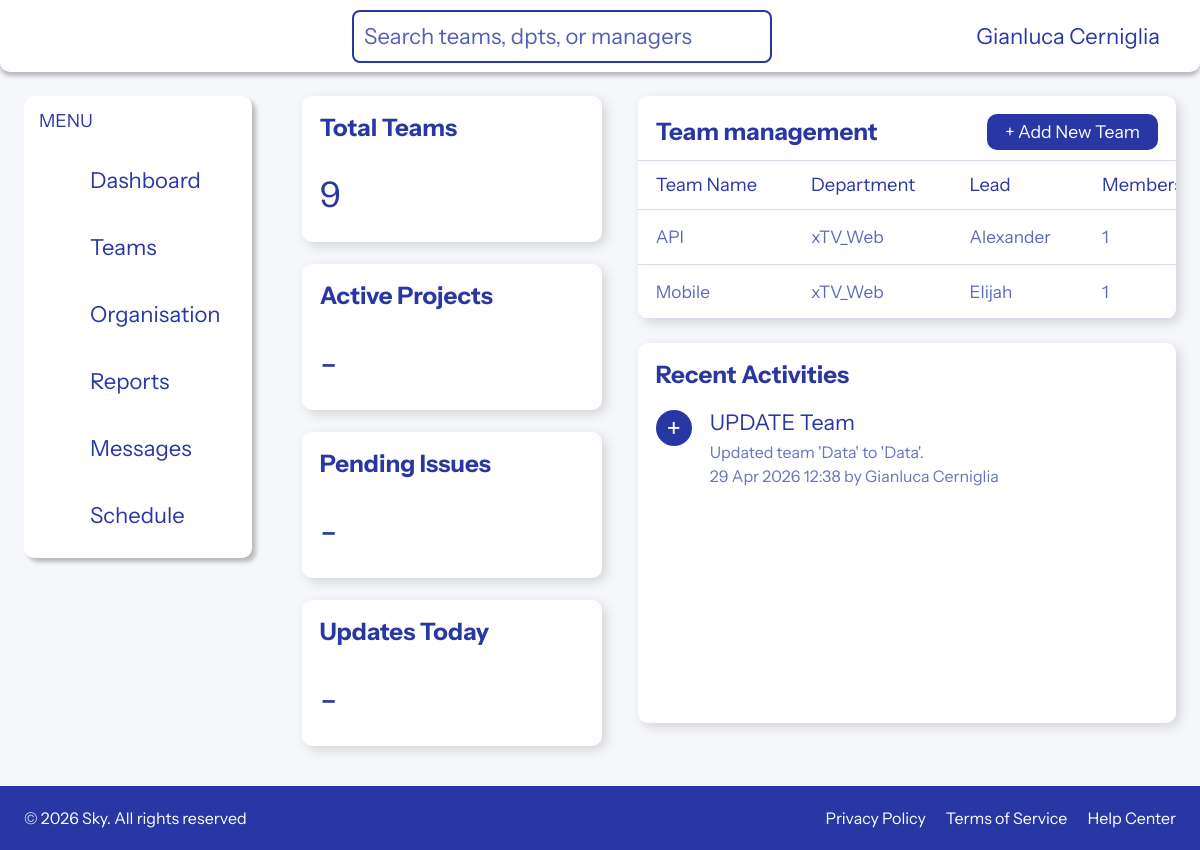
Screenshot of /dashboard/admin/ (signed in) with the database file from the repository.
### apps/teams/models.py (models this page shows, shortened)
class User(AbstractUser):
    team = models.ForeignKey(
        Team,
        on_delete=models.CASCADE,
        db_column="team_id",
        related_name="users",
        null=True,
        blank=True,
    )
    class Meta:
        db_table = "user"
    def __str__(self):
        full_name = self.get_full_name()
        return full_name or self.username

class Team(models.Model):
    team_id = models.AutoField(primary_key=True)
    team_name = models.TextField(blank=True, null=True)
    team_leader = models.ForeignKey(
        "User",
        on_delete=models.SET_NULL,
        null=True,
        blank=True,
        db_column="team_leader",
        related_name="led_teams",
    )
    department = models.ForeignKey(
        Department,
        on_delete=models.CASCADE,
        db_column="department_id",
        related_name="teams",
    )
    slack_channels = models.TextField(blank=True, null=True)
    daily_standup_time = models.TextField(blank=True, null=True)
    team_wiki = models.TextField(blank=True, null=True)
    development_focus_areas = models.TextField(blank=True, null=True)
    key_skills_technologies = models.TextField(blank=True, null=True)
    downstream_dependency = models.ForeignKey(
        "self",
        on_delete=models.SET_NULL,
        null=True,
        blank=True,
        related_name="upstream_teams",
    )
    class Meta:
        db_table = "team"
    def project_count(self):
        return self.projects.count()

class Department(models.Model):
    department_id = models.AutoField(primary_key=True)
    department_name = models.TextField(blank=True, null=True)
    department_head = models.ForeignKey(
        "User",
        on_delete=models.SET_NULL,
        null=True,
        blank=True,
        db_column="department_head",
        related_name="headed_departments",
    )
    class Meta:
        db_table = "department"

class AuditTrail(models.Model):
    audit_id = models.AutoField(primary_key=True)
    admin_user = models.ForeignKey(
        "User",
        on_delete=models.SET_NULL,
        null=True,
        blank=True,
        related_name="audit_entries",
    )
    action = models.CharField(max_length=50)
    model_name = models.CharField(max_length=100)
    object_id = models.CharField(max_length=50, blank=True, null=True)
    object_repr = models.CharField(max_length=255, blank=True, null=True)
    description = models.TextField()
    created_at = models.DateTimeField(auto_now_add=True)
    class Meta:
        db_table = "audit_trail"
        ordering = ["-created_at"]

### apps/users/views.py (the view, shortened to what this page needs)
# urls.py: path("dashboard/admin/", admin_dashboard, name="admin-dashboard"),
@user_passes_test(is_admin_user, login_url="/login/")
def admin_dashboard(request):
    teams = list(
        Team.objects.select_related("department", "team_leader")
        .prefetch_related("users")
        .order_by("-team_id")[:2]
    )
    total_teams = Team.objects.count()
    active_projects = Project.objects.count()
    pending_issues = Team.objects.filter(team_leader__isnull=True).count()
    today = timezone.localdate()
    updates_today = (
        TeamMessage.objects.filter(created_at__date=today).count()
        + TeamMeeting.objects.filter(created_at__date=today).count()
    )
    audit_entries = AuditTrail.objects.select_related("admin_user").order_by("-created_at")[:5]
    team_rows = [
        {
            "name": team.team_name or f"Team {team.team_id}",
            "department": (
                team.department.department_name
                if team.department and team.department.department_name
                else "Unassigned"
            ),
            "lead": (
                team.team_leader.first_name
                or team.team_leader.username
                if team.team_leader
                else "-"
            ),
            "members": team.users.count(),
            "status": "On-Track" if team.project_count() else "Needs Planning",
        }
        for team in teams
    ]
    recent_activities = _build_admin_activities(limit=4)
    if not recent_activities:
        recent_activities = [{"title": "-", "display_time": "-"}]
    metric_cards = [
        {"label": "Total Teams", "value": _metric_value(total_teams)},
        {"label": "Active Projects", "value": _metric_value(active_projects)},
        {"label": "Pending Issues", "value": _metric_value(pending_issues)},
        {"label": "Updates Today", "value": _metric_value(updates_today)},
    ]
    return render(
        request,
        "users/admin_dashboard.html",
        {
            "metric_cards": metric_cards,
            "team_rows": team_rows,
            "recent_activities": recent_activities[:3],
            "audit_entries": audit_entries,
        },
    )

### apps/users/views.py (called while the page is built)
def is_admin_user(user):
    return user.is_authenticated and user.is_staff

def _metric_value(value):
    return value if value else "-"

### apps/users/templates/users/admin_dashboard.html (shortened to what this page needs)
{% extends "base.html" %}
{% load static %}
{% block extra_css %}
<link rel="stylesheet" href="{% static 'pages/css/admin-dashboard.css' %}">
{% endblock %}
{% block content %}
<section class="dashboard-page dashboard-page--admin">
    <div class="dashboard-metrics">
        {% for card in metric_cards %}
            <article class="dashboard-metric-card">
                <h2>{{ card.label }}</h2>
                <p>{{ card.value }}</p>
            </article>
        {% endfor %}
    </div>
    <div class="dashboard-main-panels">
        <section class="dashboard-panel dashboard-panel--table">
            <div class="dashboard-panel-header">
                <h2>Team management</h2>
                {% if user.is_superuser %}
                    <a href="{% url 'team-create' %}" class="dashboard-action-button">+ Add New Team</a>
                {% else %}
                    <a href="/admin/" class="dashboard-action-button">Open Admin</a>
                {% endif %}
            </div>
            <div class="dashboard-table-wrap">
                <table class="dashboard-table">
                    <thead>
                        <tr>
                            <th>Team Name</th>
                            <th>Department</th>
                            <th>Lead</th>
                            <th>Members</th>
                        </tr>
                    </thead>
                    <tbody>
                        {% for row in team_rows %}
                            <tr>
                                <td>{{ row.name }}</td>
                                <td>{{ row.department }}</td>
                                <td>{{ row.lead }}</td>
                                <td>{{ row.members }}</td>
                            </tr>
                        {% endfor %}
                    </tbody>
                </table>
            </div>
        </section>
        <section class="dashboard-panel dashboard-panel--activity">
            <div class="dashboard-panel-header dashboard-panel-header--simple">
                <h2>Recent Activities</h2>
            </div>
            <div class="dashboard-activity-list">
                {% if audit_entries %}
                    {% for entry in audit_entries %}
                        <article class="dashboard-activity-item">
                            <div class="dashboard-activity-icon">+</div>
                            <div>
                                <h3>{{ entry.action }} {{ entry.model_name }}</h3>
                                <p>{{ entry.description }}</p>
                                <p>
                                    {{ entry.created_at|date:"d M Y H:i" }}
                                    {% if entry.admin_user %}
                                        by {{ entry.admin_user }}
                                    {% endif %}
                                </p>
                            </div>
                        </article>
                    {% endfor %}
                {% endif %}
            </div>
        </section>
    </div>
</section>
{% endblock %}

### templates/header.html (shortened to what this page needs)
<header class="site-header">
    <div class="top-bar">
        <div class="header-inner">
            <div class="header-row">
                <div class="logo-section">
                    {% load svg %}
                </div>
                {% if user.is_authenticated %}
                    <div class="search-bar">
                        <form action="{% url 'team-list' %}" method="get" class="search-bar-form">
                            <input id="search" name="q" type="text" placeholder="Search teams, dpts, or managers" class="search-input">
                                {% load svg %}
                        </form>
                    </div>
                    <div class="profile-section d-flex align-items-center">
                                {% load svg %}
                        <div class="user-section pe-3">
                            {% if user.first_name and user.last_name %}
                                <span class="user-label">{{ user.first_name }} {{ user.last_name }}</span>
                            {% else %}
                                <span class="user-label">{{ user.username }}</span>
                            {% endif %}
                        </div>
                                {% load svg %}
                    </div>
                {% endif %}
            </div>
        </div>
    </div>
</header>

### apps/pages/static/pages/css/admin-dashboard.css (style rules this page uses)
.dashboard-page { display: grid; grid-template-columns: 300px minmax(0, 1fr); gap: 36px; align-items: start; }
.dashboard-metrics { display: grid; gap: 22px; }
.dashboard-metric-card, .dashboard-panel { background: #ffffff; border-radius: 10px; box-shadow: 4px 4px 12px rgba(0, 0, 0, 0.14); }
.dashboard-metric-card { min-height: 146px; padding: 18px 18px 16px; }
.dashboard-metric-card h2, .dashboard-panel-header h2 { margin: 0; color: #2837A3; font-size: 1.5rem; font-weight: 700; }
.dashboard-metric-card p { margin: 26px 0 0; color: #2837A3; font-size: 2.2rem; font-weight: 400; }
.dashboard-main-panels { display: grid; gap: 24px; }
.dashboard-panel--table { overflow: hidden; }
.dashboard-panel-header { display: flex; justify-content: space-between; align-items: center; gap: 18px; padding: 18px 18px 10px; }
.dashboard-action-button { display: inline-flex; align-items: center; justify-content: center; min-height: 36px; padding: 0 18px; border-radius: 10px; background: #2837A3; color: #ffffff; text-decoration: none; font-size: 1.1rem; }
.dashboard-table-wrap { overflow-x: auto; }
.dashboard-table { width: 100%; border-collapse: collapse; min-width: 760px; }
.dashboard-table thead th { color: #2837A3; font-size: 1.15rem; font-weight: 400; text-align: left; padding: 10px 18px; border-top: 1px solid rgba(40, 55, 163, 0.18); border-bottom: 1px solid rgba(40, 55, 163, 0.18); }
.dashboard-table tbody td { padding: 14px 18px; color: rgba(40, 55, 163, 0.75); font-size: 1.08rem; border-bottom: 1px solid rgba(40, 55, 163, 0.18); }
.dashboard-panel--activity { min-height: 380px; padding-bottom: 12px; }
.dashboard-panel-header--simple { padding-bottom: 0; }
.dashboard-activity-list { display: flex; flex-direction: column; gap: 24px; padding: 20px 18px 18px; }
.dashboard-activity-item { display: flex; align-items: flex-start; gap: 18px; }
.dashboard-activity-icon { width: 36px; height: 36px; display: inline-flex; align-items: center; justify-content: center; border-radius: 50%; background: #2837A3; color: #ffffff; font-size: 1.7rem; line-height: 1; flex-shrink: 0; }
.dashboard-activity-item h3 { margin: 0 0 4px; color: #2837A3; font-size: 1.35rem; font-weight: 400; }
.dashboard-activity-item p { margin: 0; color: rgba(40, 55, 163, 0.7); font-size: 1rem; }

### apps/pages/static/pages/css/main.css (style rules this page uses)
html, body { height: 100%; margin: 0; padding: 0; }
body.site-body { font-family: "Instrument Sans", Arial, sans-serif; background: #f5f7fb; color: #111827; }
.site-header { width: 100%; background: #ffffff; box-shadow: 0px 4px 4px rgba(0, 0, 0, 0.25); border-radius: 0px 0px 10px 10px; }
.header-inner { width: 100%; max-width: 1920px; margin: 0 auto; padding: 0 24px; }
.header-row { min-height: 72px; display: flex; align-items: center; justify-content: space-between; gap: 24px; }
header.site-header .header-inner .header-row .profile-section .user-section .user-label { color: #2837A3; font-size: 22px; font-weight: 400; }
.logo-section { min-width: 140px; min-height: 40px; display: flex; align-items: center; }
.user-label { font-size: 0.95rem; font-weight: 600; color: #374151; }
.search-bar { display: flex; align-items: center; border: 2px solid #2837a3; border-radius: 8px; padding: 0 10px; max-width: 420px; min-width: 420px; background-color: #fff; }
.search-bar-form { display: flex; width: 100%; align-items: center; }
.search-input { border: none; outline: none; flex-grow: 1; font-size: 22px; color: #2837a3; padding: 8px 0; }
.search-input::placeholder { color: #2837a3; opacity: 0.8; }

### rows the page displays
User: first_name "Gianluca", last_name "Cerniglia"
Team: name "API"
Department: department "xTV_Web" "xTV_Web"
User: lead "Alexander"
Team: name "Mobile"
User: lead "Elijah"
AuditTrail: action "UPDATE", model_name "Team", description "Updated team 'Data' to 'Data'.", created_at "29 Apr 2026 12:38", admin_user "Gianluca Cerniglia"

### other values shown
{{ card.label }} "Total Teams" "Active Projects" "Pending Issues" "Updates Today"
{{ card.value }} "9" "-" "-" "-"
{{ row.members }} "1" "1"
